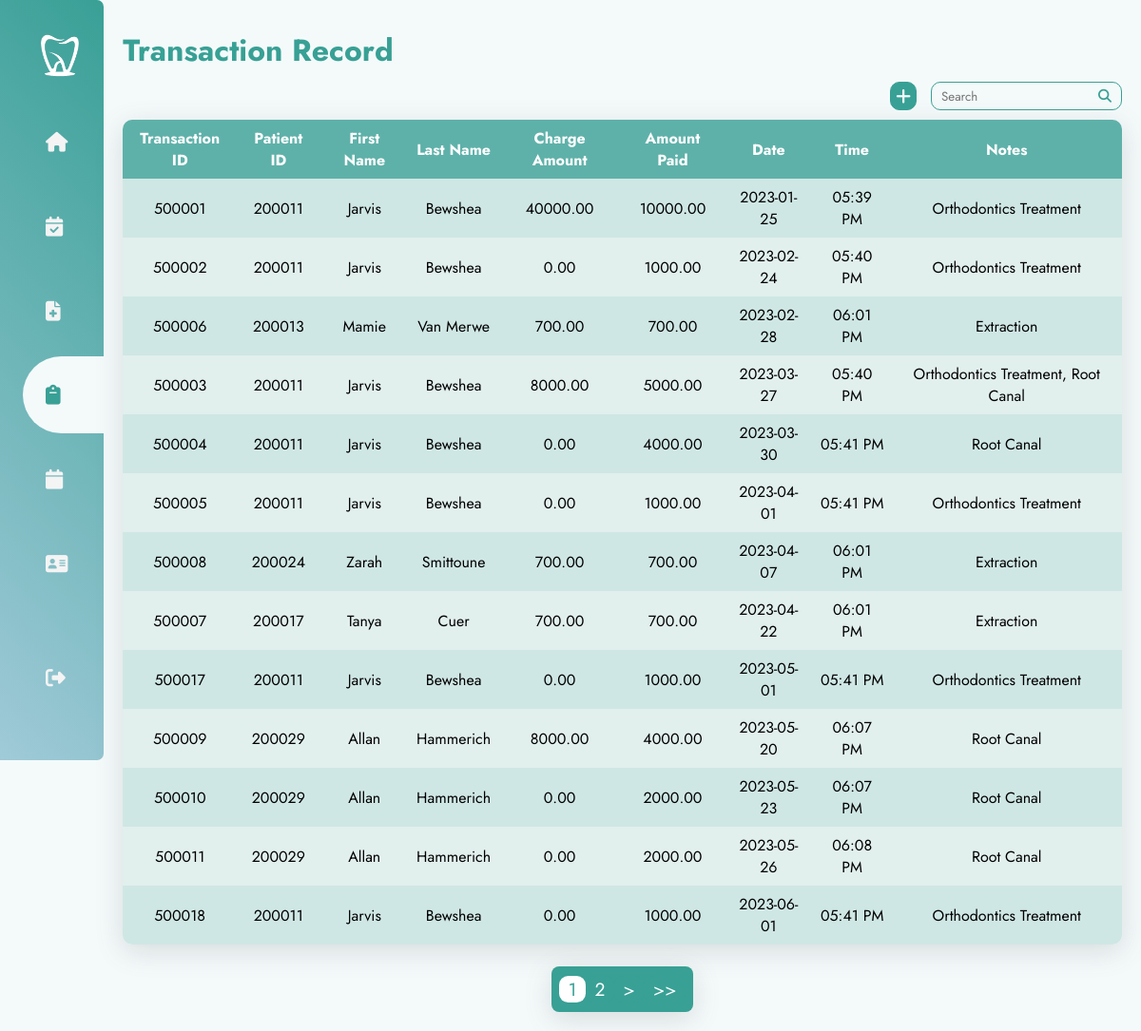
Screenshot of /pages/transaction.php (signed in) with the database file from the repository.
### tables this page shows
CREATE TABLE `transactions` (
  `transactionID` int(10) NOT NULL,
  `patientID` int(10) DEFAULT NULL,
  `transChargeAmount` decimal(15,2) DEFAULT NULL,
  `transAmountPaid` decimal(15,2) DEFAULT NULL,
  `transDate` date DEFAULT NULL,
  `transTime` time DEFAULT current_timestamp(),
  `transNotes` text DEFAULT NULL
);

CREATE TABLE `patients` (
  `patientID` int(10) NOT NULL,
  `patientFirstName` varchar(30) DEFAULT NULL,
  `patientLastName` varchar(30) DEFAULT NULL,
  `patientAge` int(11) DEFAULT NULL,
  `patientSex` varchar(10) DEFAULT NULL,
  `patientMobileNo` varchar(15) DEFAULT NULL,
  `patientEmail` varchar(70) DEFAULT NULL,
  `patientAddress` varchar(100) DEFAULT NULL,
  `patientOccupation` varchar(30) DEFAULT NULL,
  `patientBalance` decimal(15,2) DEFAULT 0.00,
  `patientStatus` varchar(15) DEFAULT 'Not Verified'
);

### pages/transaction.php (the view, shortened to what this page needs)
<?php
    include("../phpFiles/dbConnect.php");
    $recordPerPage = 13;
      if (isset($_GET["page"])) {
          $page = $_GET["page"];
      }
      else {
          $page = 1;
      }
    $startPage = ($page-1) * $recordPerPage;
    $sql = "SELECT transactions.transactionID, transactions.patientID, patients.patientFirstName, patients.patientLastName, transactions.transChargeAmount, transactions.transAmountPaid, transactions.transTime, transactions.transDate, transactions.transNotes, patients.patientBalance
            FROM transactions
            JOIN patients on patients.patientID = transactions.patientID";
    $sql .= "  ORDER BY transactions.transDate, transactions.transTime ASC LIMIT $startPage, $recordPerPage;";
    $result = $conn->query($sql);
?>
<!DOCTYPE html>
<html lang="en">
<head>
    <link rel="stylesheet" href="../styles/transaction.css">
    <?php include('header.php'); ?>
</head>
<body>
    <div class="container">
        <?php
            if($_SESSION["accRole"] == "Admin"){
                include('adminSidebar.php');
            }else{
                include('sidebar.php');
            }
        ?>
        <main>
            <h1>Transaction Record</h1>
            <div class="main-content">
                <div class="contain">
                    <div class="button">
                        <a href="addTransaction.php"><i class="fa-solid fa-plus"></i></a>
                    </div>
                    <form action="<?php echo htmlspecialchars($_SERVER["PHP_SELF"]); ?>" method="get" class="search">
                        <input type="text" placeholder="Search" name="searchKeyword">
                        <i class="fa-solid fa-magnifying-glass"></i>
                    </form>
                </div>
                <div class="table-container">
                    <?php
                        echo "<table>";
                        echo "<tr>";
                        echo "<th>Transaction ID</th>";
                        echo "<th>Patient ID</th>";
                        echo "<th>First Name</th>";
                        echo "<th>Last Name</th>";
                        echo "<th>Charge Amount</th>";
                        echo "<th>Amount Paid</th>";
                        echo "<th>Date</th>";
                        echo "<th>Time</th>";
                        echo "<th>Notes</th>";
                        echo "</tr>";
                        if ($result->num_rows > 0){
                            while ($row = $result->fetch_assoc()){
                                echo "<tr>";
                                echo "<td>" . $row["transactionID"] . "</td>";
                                echo "<td>" . $row["patientID"] . "</td>";
                                echo "<td>" . $row["patientFirstName"] . "</td>";
                                echo "<td>" . $row["patientLastName"] . "</td>";
                                echo "<td>" . $row["transChargeAmount"] . "</td>";
                                echo "<td>" . $row["transAmountPaid"] . "</td>";
                                echo "<td>" . $row["transDate"] . "</td>";
                                echo "<td>" . date("h:i A",strtotime($row["transTime"])) . "</td>";
                                echo "<td>" . $row["transNotes"] . "</td>";
                                echo "</tr>";
                            }
                            echo "</table><br>";
                        }else{
                            echo "<tr><td colspan = '9' id = 'noRes'>No Results</td></tr>";
                            echo "</table><br>";
                        }
                    ?>
                </div>
                <div class = "paginationCont">
                    <div class = "paginationMain">
                        <?php
                            include("../pages/pagination.php");
                        ?>
                    </div>
                </div>
            </div>
        </main>
    </div>
</body>
</html>

### styles/transaction.css (style rules this page uses)
:root { --bg: #f4fafa; --bg-darker: #eaf4f3; --teal: #38a095; --lightgreen: #cce1df; --lightblue: #90cac4; --blue: #8edaf1; }
* { margin: 0; padding: 0; outline: none; border: none; text-decoration: none; box-sizing: border-box; font-family: "Jost", sans-serif; }
body { background: var(--bg); }
.container { display: flex; }
main { position: relative; padding: 20px; width: calc(100% - 100px); }
.contain { height: 30px; display: flex; justify-content: flex-end; gap: 15px; }
.button, .search { font-size: 1.2em; background: none; }
.search { display: flex; border: 1px solid var(--teal); border-radius: 10px; padding-left: 10px; }
.search input { background: none; }
.search i { color: var(--teal); font-size: 14px; padding: 0 10px 0 5px; align-self: center; }
.button { background: var(--teal); border: 1px solid var(--teal); border-radius: 10px; padding: 0 5px; }
.button a, .button input { font-size: 18px; color: var(--bg); text-align:center }
h1 { padding: 10px 0; color: var(--teal); }
.main-content { text-align: center; }
table { overflow: hidden; border-radius: 10px; margin-top: 10px; border-collapse: collapse; width: 100%; box-shadow: rgba(100, 100, 111, 0.2) 0px 7px 29px 0px; }
th, td { padding: 8px; text-align: center; word-wrap: break-word; }
th { background-color: #5EB1A9; color: white; }
tr:nth-child(even) { background-color: #CFE7E4; }
tr:nth-child(odd) { background-color: #E1EFED; }
.paginationCont { display: flex; justify-content: center; align-items: center; }
.paginationMain { display: flex; justify-content: center; align-items: center; height: 3em; border-radius: 0.5rem; background-color: #38a095; color: white; box-shadow: rgba(100, 100, 111, 0.2) 0px 7px 29px 0px; padding: 0.5em }

### styles/sidebar.css (style rules this page uses)
* { font-family: 'Jost', sans-serif; }
:root { --green: #39a096; --lightblue: #a0cad8; --white: #f4f4f4; --darkwhite: #f4fafa; }

### rows the page displays
transactions: transactionID "500001", patientID "200011", patientID.patientFirstName "Jarvis", patientID.patientLastName "Bewshea", transChargeAmount "40000.00", transAmountPaid "10000.00", transDate "2023-01-25", transTime "05:39 PM", transNotes "Orthodontics Treatment"
transactions: transactionID "500002", patientID "200011", patientID.patientFirstName "Jarvis", patientID.patientLastName "Bewshea", transChargeAmount "0.00", transAmountPaid "1000.00", transDate "2023-02-24", transTime "05:40 PM", transNotes "Orthodontics Treatment"
transactions: transactionID "500006", patientID "200013", patientID.patientFirstName "Mamie", patientID.patientLastName "Van Merwe", transChargeAmount "700.00", transAmountPaid "700.00", transDate "2023-02-28", transTime "06:01 PM", transNotes "Extraction"
transactions: transactionID "500003", patientID "200011", patientID.patientFirstName "Jarvis", patientID.patientLastName "Bewshea", transChargeAmount "8000.00", transAmountPaid "5000.00", transDate "2023-03-27", transTime "05:40 PM", transNotes "Orthodontics Treatment, Root Canal"
transactions: transactionID "500004", patientID "200011", patientID.patientFirstName "Jarvis", patientID.patientLastName "Bewshea", transChargeAmount "0.00", transAmountPaid "4000.00", transDate "2023-03-30", transTime "05:41 PM", transNotes "Root Canal"
transactions: transactionID "500005", patientID "200011", patientID.patientFirstName "Jarvis", patientID.patientLastName "Bewshea", transChargeAmount "0.00", transAmountPaid "1000.00", transDate "2023-04-01", transTime "05:41 PM", transNotes "Orthodontics Treatment"
transactions: transactionID "500008", patientID "200024", patientID.patientFirstName "Zarah", patientID.patientLastName "Smittoune", transChargeAmount "700.00", transAmountPaid "700.00", transDate "2023-04-07", transTime "06:01 PM", transNotes "Extraction"
transactions: transactionID "500007", patientID "200017", patientID.patientFirstName "Tanya", patientID.patientLastName "Cuer", transChargeAmount "700.00", transAmountPaid "700.00", transDate "2023-04-22", transTime "06:01 PM", transNotes "Extraction"
transactions: transactionID "500017", patientID "200011", patientID.patientFirstName "Jarvis", patientID.patientLastName "Bewshea", transChargeAmount "0.00", transAmountPaid "1000.00", transDate "2023-05-01", transTime "05:41 PM", transNotes "Orthodontics Treatment"
transactions: transactionID "500009", patientID "200029", patientID.patientFirstName "Allan", patientID.patientLastName "Hammerich", transChargeAmount "8000.00", transAmountPaid "4000.00", transDate "2023-05-20", transTime "06:07 PM", transNotes "Root Canal"
transactions: transactionID "500010", patientID "200029", patientID.patientFirstName "Allan", patientID.patientLastName "Hammerich", transChargeAmount "0.00", transAmountPaid "2000.00", transDate "2023-05-23", transTime "06:07 PM", transNotes "Root Canal"
transactions: transactionID "500011", patientID "200029", patientID.patientFirstName "Allan", patientID.patientLastName "Hammerich", transChargeAmount "0.00", transAmountPaid "2000.00", transDate "2023-05-26", transTime "06:08 PM", transNotes "Root Canal"
transactions: transactionID "500018", patientID "200011", patientID.patientFirstName "Jarvis", patientID.patientLastName "Bewshea", transChargeAmount "0.00", transAmountPaid "1000.00", transDate "2023-06-01", transTime "05:41 PM", transNotes "Orthodontics Treatment"
